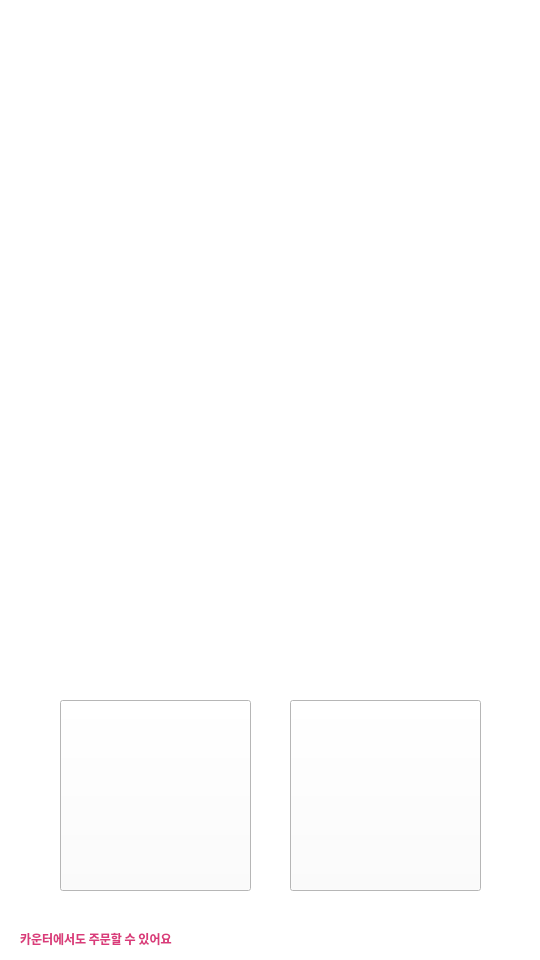
<?xml version="1.0" encoding="UTF-8"?>
<ui version="4.0">
 <class>first_window</class>
 <widget class="QWidget" name="first_window">
  <property name="geometry">
   <rect>
    <x>0</x>
    <y>0</y>
    <width>540</width>
    <height>960</height>
   </rect>
  </property>
  <property name="minimumSize">
   <size>
    <width>540</width>
    <height>960</height>
   </size>
  </property>
  <property name="maximumSize">
   <size>
    <width>540</width>
    <height>960</height>
   </size>
  </property>
  <property name="windowTitle">
   <string>Form</string>
  </property>
  <property name="autoFillBackground">
   <bool>false</bool>
  </property>
  <property name="styleSheet">
   <string notr="true">background-color: rgb(255, 255, 255);</string>
  </property>
  <widget class="QLabel" name="label">
   <property name="geometry">
    <rect>
     <x>60</x>
     <y>60</y>
     <width>421</width>
     <height>621</height>
    </rect>
   </property>
   <property name="styleSheet">
    <string notr="true">border-image: url(:/image/main_theme/Screenshot from 2025-05-13 14-09-53.png);</string>
   </property>
   <property name="text">
    <string/>
   </property>
  </widget>
  <widget class="QLabel" name="label_4">
   <property name="geometry">
    <rect>
     <x>20</x>
     <y>930</y>
     <width>201</width>
     <height>18</height>
    </rect>
   </property>
   <property name="palette">
    <palette>
     <active>
      <colorrole role="WindowText">
       <brush brushstyle="SolidPattern">
        <color alpha="255">
         <red>218</red>
         <green>58</green>
         <blue>123</blue>
        </color>
       </brush>
      </colorrole>
      <colorrole role="Button">
       <brush brushstyle="SolidPattern">
        <color alpha="255">
         <red>255</red>
         <green>255</green>
         <blue>255</blue>
        </color>
       </brush>
      </colorrole>
      <colorrole role="Mid">
       <brush brushstyle="SolidPattern">
        <color alpha="255">
         <red>218</red>
         <green>58</green>
         <blue>123</blue>
        </color>
       </brush>
      </colorrole>
      <colorrole role="Text">
       <brush brushstyle="SolidPattern">
        <color alpha="255">
         <red>218</red>
         <green>58</green>
         <blue>123</blue>
        </color>
       </brush>
      </colorrole>
      <colorrole role="ButtonText">
       <brush brushstyle="SolidPattern">
        <color alpha="255">
         <red>218</red>
         <green>58</green>
         <blue>123</blue>
        </color>
       </brush>
      </colorrole>
      <colorrole role="Base">
       <brush brushstyle="SolidPattern">
        <color alpha="255">
         <red>255</red>
         <green>255</green>
         <blue>255</blue>
        </color>
       </brush>
      </colorrole>
      <colorrole role="Window">
       <brush brushstyle="SolidPattern">
        <color alpha="255">
         <red>255</red>
         <green>255</green>
         <blue>255</blue>
        </color>
       </brush>
      </colorrole>
      <colorrole role="ToolTipText">
       <brush brushstyle="SolidPattern">
        <color alpha="255">
         <red>218</red>
         <green>58</green>
         <blue>123</blue>
        </color>
       </brush>
      </colorrole>
      <colorrole role="PlaceholderText">
       <brush brushstyle="SolidPattern">
        <color alpha="255">
         <red>218</red>
         <green>58</green>
         <blue>123</blue>
        </color>
       </brush>
      </colorrole>
     </active>
     <inactive>
      <colorrole role="WindowText">
       <brush brushstyle="SolidPattern">
        <color alpha="255">
         <red>218</red>
         <green>58</green>
         <blue>123</blue>
        </color>
       </brush>
      </colorrole>
      <colorrole role="Button">
       <brush brushstyle="SolidPattern">
        <color alpha="255">
         <red>255</red>
         <green>255</green>
         <blue>255</blue>
        </color>
       </brush>
      </colorrole>
      <colorrole role="Mid">
       <brush brushstyle="SolidPattern">
        <color alpha="255">
         <red>218</red>
         <green>58</green>
         <blue>123</blue>
        </color>
       </brush>
      </colorrole>
      <colorrole role="Text">
       <brush brushstyle="SolidPattern">
        <color alpha="255">
         <red>218</red>
         <green>58</green>
         <blue>123</blue>
        </color>
       </brush>
      </colorrole>
      <colorrole role="ButtonText">
       <brush brushstyle="SolidPattern">
        <color alpha="255">
         <red>218</red>
         <green>58</green>
         <blue>123</blue>
        </color>
       </brush>
      </colorrole>
      <colorrole role="Base">
       <brush brushstyle="SolidPattern">
        <color alpha="255">
         <red>255</red>
         <green>255</green>
         <blue>255</blue>
        </color>
       </brush>
      </colorrole>
      <colorrole role="Window">
       <brush brushstyle="SolidPattern">
        <color alpha="255">
         <red>255</red>
         <green>255</green>
         <blue>255</blue>
        </color>
       </brush>
      </colorrole>
      <colorrole role="ToolTipText">
       <brush brushstyle="SolidPattern">
        <color alpha="255">
         <red>218</red>
         <green>58</green>
         <blue>123</blue>
        </color>
       </brush>
      </colorrole>
      <colorrole role="PlaceholderText">
       <brush brushstyle="SolidPattern">
        <color alpha="255">
         <red>218</red>
         <green>58</green>
         <blue>123</blue>
        </color>
       </brush>
      </colorrole>
     </inactive>
     <disabled>
      <colorrole role="Button">
       <brush brushstyle="SolidPattern">
        <color alpha="255">
         <red>255</red>
         <green>255</green>
         <blue>255</blue>
        </color>
       </brush>
      </colorrole>
      <colorrole role="Mid">
       <brush brushstyle="SolidPattern">
        <color alpha="255">
         <red>218</red>
         <green>58</green>
         <blue>123</blue>
        </color>
       </brush>
      </colorrole>
      <colorrole role="Base">
       <brush brushstyle="SolidPattern">
        <color alpha="255">
         <red>255</red>
         <green>255</green>
         <blue>255</blue>
        </color>
       </brush>
      </colorrole>
      <colorrole role="Window">
       <brush brushstyle="SolidPattern">
        <color alpha="255">
         <red>255</red>
         <green>255</green>
         <blue>255</blue>
        </color>
       </brush>
      </colorrole>
      <colorrole role="ToolTipText">
       <brush brushstyle="SolidPattern">
        <color alpha="255">
         <red>218</red>
         <green>58</green>
         <blue>123</blue>
        </color>
       </brush>
      </colorrole>
      <colorrole role="PlaceholderText">
       <brush brushstyle="SolidPattern">
        <color alpha="255">
         <red>218</red>
         <green>58</green>
         <blue>123</blue>
        </color>
       </brush>
      </colorrole>
     </disabled>
    </palette>
   </property>
   <property name="font">
    <font>
     <family>Ubuntu Sans</family>
     <bold>true</bold>
    </font>
   </property>
   <property name="autoFillBackground">
    <bool>false</bool>
   </property>
   <property name="text">
    <string>카운터에서도 주문할 수 있어요</string>
   </property>
  </widget>
  <widget class="QLabel" name="label_5">
   <property name="geometry">
    <rect>
     <x>190</x>
     <y>20</y>
     <width>171</width>
     <height>41</height>
    </rect>
   </property>
   <property name="styleSheet">
    <string notr="true">border-image: url(:/image/main_theme/Screenshot from 2025-05-13 14-58-58.png);</string>
   </property>
   <property name="text">
    <string/>
   </property>
  </widget>
  <widget class="QPushButton" name="happy_order">
   <property name="geometry">
    <rect>
     <x>60</x>
     <y>700</y>
     <width>191</width>
     <height>191</height>
    </rect>
   </property>
   <property name="styleSheet">
    <string notr="true">border-image: url(:/image/main_theme/happy_oreder.png);</string>
   </property>
   <property name="text">
    <string/>
   </property>
  </widget>
  <widget class="QPushButton" name="take_order">
   <property name="geometry">
    <rect>
     <x>290</x>
     <y>700</y>
     <width>191</width>
     <height>191</height>
    </rect>
   </property>
   <property name="styleSheet">
    <string notr="true">border-image: url(:/image/main_theme/direct_order.png);</string>
   </property>
   <property name="text">
    <string/>
   </property>
  </widget>
 </widget>
 <resources/>
 <connections/>
</ui>
